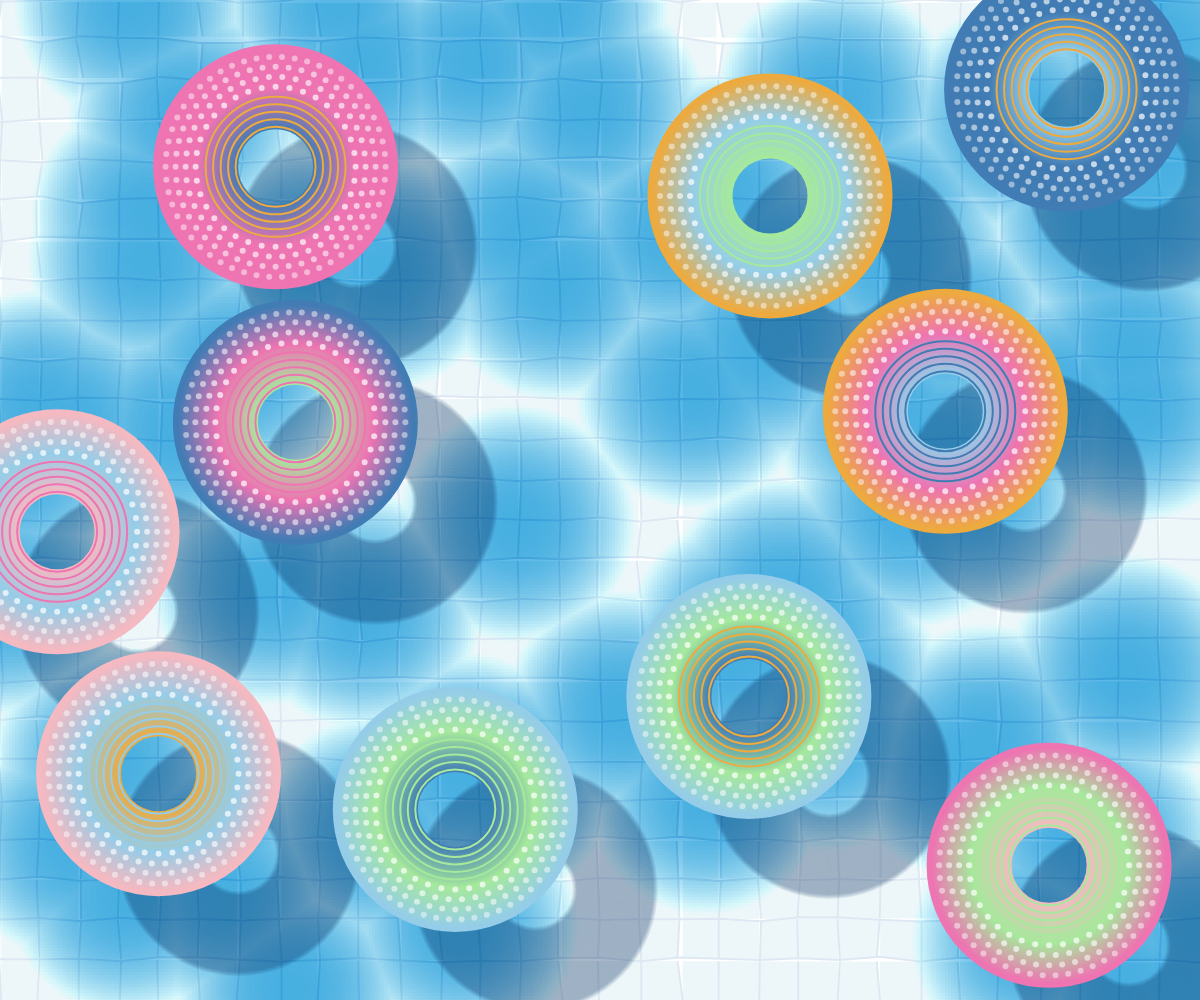
Frame 1 (no input)
Frame 60 (no input): identical to frame 1, image omitted
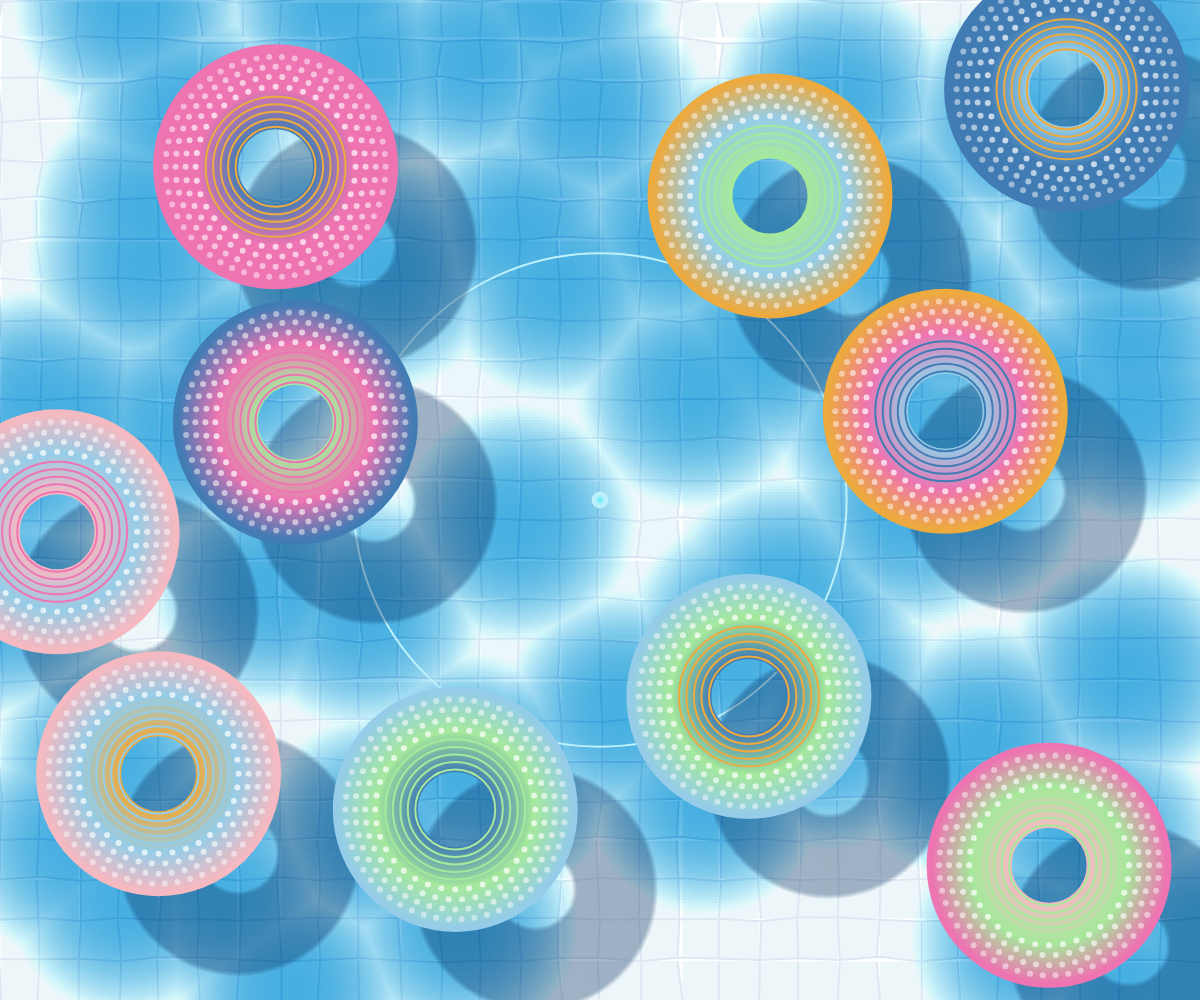
Frame 120 (the mouse pressed at the canvas centre since frame 60)

The p5.js sketch that drew these frames (run headless with seeded random() and noise() and a simulated clock; from frame 60 on, the mouse is pressed at the canvas centre):

// p5.js sketch
// ── sketch.js
//This iteration two aims to create an more complex water ripple animation
//The chosen method is user input: Incorporate mouse inputs for animation
//This work were influenced by code from Happy Coding Tutorial of Mouse Ripple, from https://happycoding.io/tutorials/p5js/input/mouse-ripple
//Explanation of the technique: Incorporating mouse input, it allows the user to view animated concentric circles after mouse-click
//Acknowledgement: AI tool (chatgpt.com) were used to assist writing part of the code comments and specifically the code of making multiple ripples appear on the canvas after more than one user mouse click  

// Declare the variable graphicsObjects and assign it an empty array, to store the graphic objects
let graphicsObjects = [];  

// Declare the variable colourPalette to store the colour elements in an array
let colourPalette; 

// Declare the variable shadowRings and assign it an empty array, to store data   
let shadowRings = [];

// Declare the variable waveEffect 
let waveEffect;

// Declare the variable gridLayer
let gridLayer;

// Declare the variables ripples and assign it an array to hold multiple ripples
let ripples = []; 

function setup() {

//Create a canvas that has the same size as the browser window, using the variables windowWidth and windowHeight
  createCanvas(windowWidth, windowHeight);

//To view the ripples, the function noLoop() is removed.
//noLoop(); 
  
//Initialise Graphic Elements, such as the colours and rings
  initialiseGraphics();
  pixelDensity(1);

  // Initialise the ripple effect
  poolColour = color(44, 164, 223)
  waveEffect = new WaveEffect(80, poolColour, 3, 200);

  // Create the grid and distortion effect layer
  gridLayer = createGraphics(width, height);
  
  //Draw the distorted horizonal lines and vertical lines at the bottom of the pool 
  drawGridAndDistortion(gridLayer); 

// Set up Mouse Ripple
  noFill();
  strokeWeight(5);
}

function initialiseGraphics() {
  
//Initialize the array assigned to graphicsObjects
  graphicsObjects = [];
  
//Initialize the array assigned to shadowRings
  shadowRings = [];

// Assign the variable colourPalette an array with colors inspired by the selected artwork
  colourPalette = [
    color(245, 185, 193), 
    color(237, 170, 63),  
    color(166, 233, 156),
    color(238, 116, 178),
    color(65, 124, 180),  
    color(149, 205, 232)
  ];

  //Set the minimum distance between each ring
  const minDistance = 250;

  // Create up to 10 non-ovelapping rings
  for (let i = 0; i < 10; i++) {
    let posX, posY;
    let isOverlapping;
    let attempts = 0;
    
  //Each ring is randomly positioned so that it does not overlap with another ring, and the maximum number of attempts is set to 100.
    const maxAttempts = 100; 
  
    //Execute the loop
    do {
      
      //Random x coordinate of the centre, random y coordinate of the centre
      posX = random(100, width - 50);
      posY = random(100, height - 50);
      isOverlapping = false;

      //Loop through the values in the shadowRings array, to check whether the new shadow ring and the existing shadow ring overlap
      for (let ring of shadowRings) {
        let distance = dist(posX, posY, ring.x, ring.y);
        
        //Ensure the distance between the new ring and the existing ring is greater than a set minimum distance. 
        if (distance < minDistance) { 
          isOverlapping = true;
          
          //If not, the random centre coordinates of the ring are invalid, then skip the subsequent meaningless comparisons, to improve performance 
          break; 
        }
      }

      attempts++;
    
    //If there is overlap and there is still avaliable attempts, execute the loop
    } while (isOverlapping && attempts < maxAttempts);

    ///If the number of random attempts reaches the maximum number, and does not get a random ring which does not overlap with other rings, then stop drawing the current ring. "The continue statement breaks one iteration (in the loop)", and this quotation of this technique is from https://www.w3schools.com/js/js_break.asp

    if (attempts >= maxAttempts) continue;

    //Draw the shadow under the swimming ring
    graphicsObjects.push(new GradientRing(posX, posY, 40, 120, 80, color(6, 38, 96, 20), color(6, 38, 96, 20), color(6, 38, 96, 20)));
    
    //Draw the swimming ring Above the shadow
    shadowRings.push({ x: posX, y: posY, radius: 80 });
  }

  //Our circle is an original idea. After several iterations, we finally chose a polka dot circle to form the swimming ring.
  
  // Add corresponding main gradient ring and decorative small ring for each swimming ring
  for (let ring of shadowRings) {
    let posX = ring.x - 80;
    let posY = ring.y - 80;

    let shadowColour = random(colourPalette);
    let midColour = random(colourPalette);
    let highlightColour = random(colourPalette);

    //Draw the main gradient ring of the swimming ring
    graphicsObjects.push(new GradientRing(posX, posY, 40, 120, 80, shadowColour, midColour, highlightColour));
    
    //Draw the concentric circles inside the swimming ring
    let circleColour = random(colourPalette);
    graphicsObjects.push(new ConcentricCircles(posX, posY, 5, 40, 70, circleColour));

    let baseRadius = 80;
    let baseOpacity = 180;
    let radiusIncrement = 10;
    let opacityDecrement = 20;
    
    //Painted decorative ring
    for (let j = 0; j < 4; j++) {
      graphicsObjects.push(new DecorativeCircleRing(posX, posY, baseRadius + j * radiusIncrement, 36 + j * 6, color(255, 255, 255, baseOpacity - j * opacityDecrement)));
    }
  }
}

function draw() {
  // Display the grid layer with distortion
  image(gridLayer, 0, 0);
  
  // Display the wave effect
  waveEffect.display();

  // Using for loop to draw all the ripples 
  for (let i = 0; i < ripples.length; i++) {
    let ripple = ripples[i];

    //Call the custom function drawRipple, to draw the ripples
    drawRipple(ripple); 

    // Increase the ripple size each frame
    ripple.size += ripple.speed; 
  }

  // Display each graphic object in for loop
  for (let i = 0; i < graphicsObjects.length; i++) {
    graphicsObjects[i].display();
  }
} 

function drawRipple(ripple) {
    // Draw the concentric ripples

    //Use a light blue colour for the stroke, to represent the bright area of each wripple
    stroke(190, 240, 250);

    //Give transparency for the filled area, to show the quality of transparent water 
    fill('rgba(111,237,250,0.01)');
    circle(ripple.x, ripple.y, ripple.size);
  
    //Use a for loop to create concentric seven circles for a ripple
    for (let i = 0; i < 7; i++) {

    //The technique: function pow() is to exponential expressions, according to https://p5js.org/reference/p5/pow/ 
    //Here paw(1.2, i) make each circle size grows by a factor of 1.2 every iteration of the loop.
      let sizeMultiplier = 0.01 * pow(1.2, i);

    // Calculate the transparency of each circle
    // Here pow(0.6, i) achieve the visual effect of gradual vanishment when each circle diameter gradually increase
      let opacityMultiplier = pow(0.6, i);
      stroke(190, 240, 250);
      fill(`rgba(111,237,250,${opacityMultiplier})`);
      circle(ripple.x, ripple.y, ripple.size * sizeMultiplier);
    }
  }
  

function mousePressed(){
// When user clicks the mouse, display a new ripple at the mouse click position
let ripple = {
    x: mouseX,
    y: mouseY,
    size: 0,

    // Random speed when each ripple increases in size
    speed: random(6, 12)
};
    // Add the new ripple to the ripples array
    ripples.push(ripple); 
}
  

function windowResized() {
  resizeCanvas(windowWidth, windowHeight);
  waveEffect = new WaveEffect(80, color(0, 164, 223), 3, 200);
  initialiseGraphics()

  // Regenerate the grid layer
  gridLayer = createGraphics(width, height);
  drawGridAndDistortion(gridLayer);

  // Regenerate the ripple effect to fit the new canvas size
  waveEffect = new WaveEffect(80, color(0, 164, 223), 3, 200);

  //Applying a for loop to loop through graphicsObjects
  for (let i = 0; i < graphicsObjects.length; i++) {
    let obj = graphicsObjects[i];
    
    // Apply the instanceof operator "to test the presence of constructor.prototype in object's prototype chain." This quotation and technique is from https://canvas.sydney.edu.au/courses/60108/assignments/556120
    // Classes: GradientRing, ConcentricCircles and DecorativeCircleRing contain the prototype property
    if (obj instanceof GradientRing || obj instanceof ConcentricCircles || obj instanceof DecorativeCircleRing) {
      obj.x = map(obj.x, 0, width, 0, windowWidth);
      obj.y = map(obj.y, 0, height, 0, windowHeight);
    }
  }

  redraw(); // Redraw the canvas contents
}

// Gradient ring type
//Contains the coordinates of the center of the circle, inner and outer radii, number of circles, and gradient colors (shadow, middle, highlight)
class GradientRing {
  constructor(x, y, innerRadius, outerRadius, numRings, shadowColour, midColour, highlightColour) {
    this.x = x;
    this.y = y;
    this.innerRadius = innerRadius;
    this.outerRadius = outerRadius;
    this.numRings = numRings;
    this.colours = [shadowColour, midColour, highlightColour];
  }

  //Calculate gradient colors
  calculatecolor(t) {
    if (t < 0.5) {
      return lerpColor(this.colours[0], this.colours[1], t * 2);
    } else {
      return lerpColor(this.colours[1], this.colours[2], (t - 0.5) * 2);
    }
  }

  // Show gradient ring
  display() {
    let step = (this.outerRadius - this.innerRadius) / this.numRings;
    for (let r = this.innerRadius; r <= this.outerRadius; r += step) {
      let t = map(r, this.innerRadius, this.outerRadius, 0, 1);
      //Set border color
      stroke(this.calculatecolor(t));
      strokeWeight(5);
      noFill();
      ellipse(this.x, this.y, r * 2, r * 2);
    }
  }
}

// Concentric circles
class ConcentricCircles {
  constructor(x, y, numCircles, minRadius, maxRadius, strokeColour) {
    this.x = x;
    this.y = y;
    this.numCircles = numCircles;
    this.minRadius = minRadius;
    this.maxRadius = maxRadius;
    this.strokeColour = strokeColour;
  }

  // Display concentric circles
  display() {
    noFill();
    stroke(this.strokeColour);
    strokeWeight(2);
    for (let i = 0; i < this.numCircles; i++) {
      //Calculate the radius of the current circle
      let radius = map(i, 0, this.numCircles - 1, this.minRadius, this.maxRadius);
      ellipse(this.x, this.y, radius * 2, radius * 2);
    }
  }
}

// Decorative small rings
class DecorativeCircleRing {
  constructor(x, y, radius, numCircles, fillColour) {
    this.x = x;
    this.y = y;
    this.radius = radius;
    this.numCircles = numCircles;
    this.fillColour = fillColour;
    //The angle interval of each small circle
    this.angleStep = TWO_PI / this.numCircles;
  }

  // Display the decorative ring
  display() {
    fill(this.fillColour);
    noStroke();
    for (let i = 0; i < this.numCircles; i++) {
      let angle = i * this.angleStep;
      let x = this.x + this.radius * cos(angle);
      let y = this.y + this.radius * sin(angle);
      ellipse(x, y, 6, 6);
    }
  }
}

// Functions for drawing meshes and distortion effects
function drawGridAndDistortion(layer) {
  layer.background(173, 216, 230);
  layer.stroke(100, 150, 200);
  layer.strokeWeight(2);
  let gridSize = 40;
  
  for (let x = 0; x < width; x += gridSize) {
    layer.beginShape();
    for (let y = 0; y <= height; y += gridSize) {
      // Use the noise function to generate the offset of the x-axis to create a distortion effect
      let offsetX = noise(x * 0.1, y * 0.1) * 10 - 5;
      layer.vertex(x + offsetX, y);
    }
    layer.endShape();
  }

  for (let y = 0; y < height; y += gridSize) {
    layer.beginShape();
    for (let x = 0; x <= width; x += gridSize) {
      // Use the noise function to generate the offset of the y-axis to create a distortion effect
      let offsetY = noise(x * 0.1, y * 0.1) * 10 - 5;
      layer.vertex(x, y + offsetY);
    }
    layer.endShape();
  }
}


// Original ripple effect implementation using Worley Noise from Kazuki Umeda
// Source: https://www.youtube.com/watch?app=desktop&v=kUexPZMIwuA
// GitHub: https://github.com/Creativeguru97/YouTube_tutorial/blob/master/Play_with_noise/waterSurface/sketch.js
// Modified for additional features and integration into project

// Point class representing each feature point
class Point {
  constructor(x, y) {
    // Store the position as a vector
    this.position = createVector(x, y);
  }
}

// WaveEffect class responsible for generating and displaying ripples
class WaveEffect {
  constructor(numPoints, bgColour, step, transparency) {
    this.points = [];
    // Spacing between calculated points in the ripple effect
    this.step = step;
    // Transparency of the ripple layer
    this.transparency = transparency;
    // Background colour of the pool effect
    this.bgColour = bgColour;
    // Generate random feature points within the canvas
    for (let i = 0; i < numPoints; i++) {
      let x = random(width);
      let y = random(height);
      this.points.push(new Point(x, y));
    }

    // Create a graphics layer for the wave effect
    this.waveLayer = createGraphics(width, height);
    // Set pixel density to 1 for consistency
    this.waveLayer.pixelDensity(1);
    this.generateWaveLayer();
  }

  
  // Function to generate the ripple effect on the wave layer
  generateWaveLayer() {
    // Clear the layer to remove any previous drawings
    this.waveLayer.clear();
    this.waveLayer.loadPixels();

    // Iterate over the canvas in steps to create the wave pattern
    for (let x = 0; x < width; x += this.step) {
      for (let y = 0; y < height; y += this.step) {
        
        // Find the minimum distance from the current position to any feature point
        let minDist = Infinity; 
        for (let point of this.points) {
          let d = (x - point.position.x) ** 2 + (y - point.position.y) ** 2;
          if (d < minDist) minDist = d;
        }

        // Calculate noise value based on the distance to the nearest feature point
        let noiseVal = Math.sqrt(minDist);
        
        // Calculate colour values for each channel based on the distance and pool background colour
        let colR = this.wavecolour(noiseVal, red(this.bgColour), 14, 2.5);
        let colG = this.wavecolour(noiseVal, green(this.bgColour), 21, 2.7);
        let colB = this.wavecolour(noiseVal, blue(this.bgColour), 30, 2.7);

        // Apply the calculated colour to each pixel within the current step
        for (let dx = 0; dx < this.step; dx++) {
          for (let dy = 0; dy < this.step; dy++) {
            let px = x + dx;
            let py = y + dy;
            // Ensure stay within canvas boundaries
            if (px < width && py < height) {
              
              // Calculate pixel array index
              let index = (px + py * width) * 4; 
              this.waveLayer.pixels[index + 0] = colR; // Red channel
              this.waveLayer.pixels[index + 1] = colG; // Green channel
              this.waveLayer.pixels[index + 2] = colB; // Blue channel
              this.waveLayer.pixels[index + 3] = this.transparency; // Alpha channel
            }
          }
        }
      }
    }

    // Apply all changes to the pixels array
    this.waveLayer.updatePixels();
  }

  // Function to calculate colour based on distance and colour channel properties from Kazuki Umeda
  wavecolour(distance, base, a, e) {
    return constrain(base + Math.pow(distance / a, e), 0, 255); // Constrain result to valid colour range
  }

  // Function to display the generated ripple effect layer on the canvas
  display() {
    image(this.waveLayer, 0, 0);
  }
}
